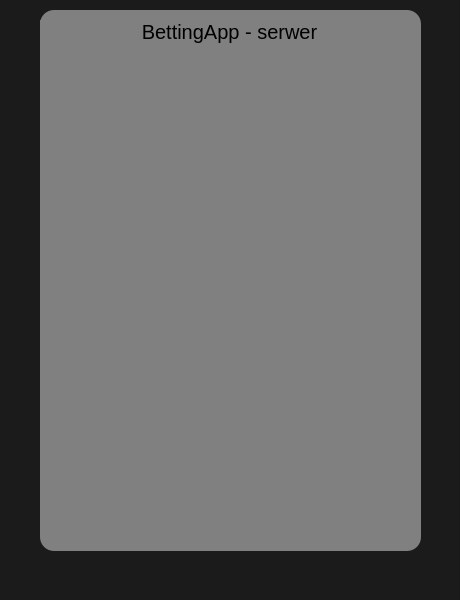
<?xml version="1.0" encoding="UTF-8"?>
<ui version="4.0">
 <class>MainWindow</class>
 <widget class="QMainWindow" name="MainWindow">
  <property name="geometry">
   <rect>
    <x>0</x>
    <y>0</y>
    <width>460</width>
    <height>600</height>
   </rect>
  </property>
  <property name="minimumSize">
   <size>
    <width>460</width>
    <height>600</height>
   </size>
  </property>
  <property name="maximumSize">
   <size>
    <width>460</width>
    <height>600</height>
   </size>
  </property>
  <property name="windowTitle">
   <string>MainWindow</string>
  </property>
  <property name="styleSheet">
   <string notr="true">* {
	background-color: #1b1b1b
}</string>
  </property>
  <widget class="QWidget" name="centralwidget">
   <widget class="QFrame" name="frame">
    <property name="geometry">
     <rect>
      <x>40</x>
      <y>10</y>
      <width>381</width>
      <height>541</height>
     </rect>
    </property>
    <property name="styleSheet">
     <string notr="true">* {
	background-color:gray;
	border-radius: 14px;
	font-size: 16px;
	color: black;
	align=&quot;center&quot;;
}</string>
    </property>
    <property name="frameShape">
     <enum>QFrame::StyledPanel</enum>
    </property>
    <property name="frameShadow">
     <enum>QFrame::Raised</enum>
    </property>
    <widget class="QWidget" name="verticalLayoutWidget">
     <property name="geometry">
      <rect>
       <x>-1</x>
       <y>10</y>
       <width>381</width>
       <height>521</height>
      </rect>
     </property>
     <layout class="QVBoxLayout" name="verticalLayout">
      <item>
       <widget class="QLabel" name="label">
        <property name="styleSheet">
         <string notr="true">* {
	font-size: 20px;
	margin-bottom: 10px;
}</string>
        </property>
        <property name="text">
         <string>BettingApp - serwer</string>
        </property>
        <property name="alignment">
         <set>Qt::AlignCenter</set>
        </property>
       </widget>
      </item>
      <item>
       <widget class="QTextEdit" name="textEdit">
        <property name="readOnly">
         <bool>true</bool>
        </property>
       </widget>
      </item>
     </layout>
    </widget>
   </widget>
  </widget>
  <widget class="QMenuBar" name="menubar">
   <property name="geometry">
    <rect>
     <x>0</x>
     <y>0</y>
     <width>460</width>
     <height>20</height>
    </rect>
   </property>
  </widget>
  <widget class="QStatusBar" name="statusbar"/>
 </widget>
 <resources/>
 <connections/>
</ui>
